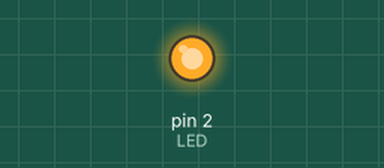
The sketch below on a simulated Arduino Uno, built with avr-gcc and run on an emulated ATmega328P. Shown: output pins drawn as LEDs (lit = HIGH). What the sketch prints to the serial monitor is not drawn.

Above: at 0.1 s.
Timing chart, 0 to 1.6 s (numbered marks = the images above):
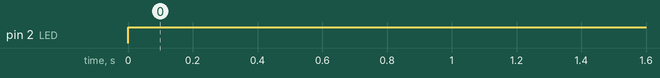

Measured:
- by itself, pin 2 (LED): LOW → HIGH at 0.00 s

The sketch:

IRsensorINnodeMCU.ino
```cpp
int IRSensor = 1;
int LED = 2;
void setup(){
  Serial.begin(115200);
  Serial.println("Serial Working");
  pinMode(IRSensor, INPUT);
  pinMode(LED, OUTPUT);
}
void loop(){
  int sensorStatus = digitalRead(IRSensor);
  if (sensorStatus == 1)
  {
    digitalWrite(LED, LOW);
    Serial.println("Motion Detected!");
  }
  else  {

    digitalWrite(LED, HIGH);
    Serial.println("Motion Ended!");
  }
}
```
